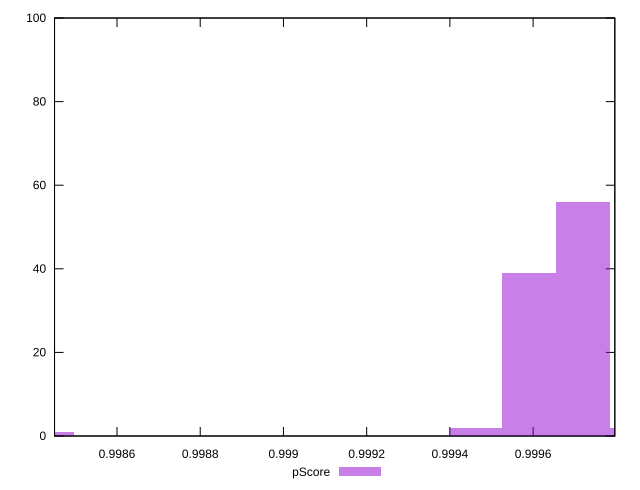

Reproduce this figure in gnuplot.
reset

$pScore <<EOF
0.9984324612788472 1
0.9997194327422125 56
0.999590735595876 39
0.9994620384495395 2
0.9998481298885491 2
EOF

set key outside below
set boxwidth 0.00012869714633653611
set xrange [0.9984499031037146:0.9997963713462098]
set yrange [0:100]
set trange [0:100]
set style fill transparent solid 0.5 noborder
set terminal svg size 640, 490 enhanced background rgb 'white'
set output "reports/report_00032_2021-02-25T10-28-15.087Z/mainthread-work-breakdown/samples/agenda/pScore/histogram.svg"

plot $pScore title "pScore" with boxes

reset
